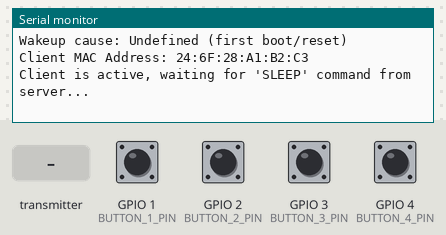
A sketch run on a simulated ESP32-C3. Parts: the last lines printed to the serial monitor. The inputs (shaded band) are chosen by the test bench; at power-on: GPIO 1 (BUTTON_1_PIN), GPIO 2 (BUTTON_2_PIN), GPIO 3 (BUTTON_3_PIN), GPIO 4 (BUTTON_4_PIN) HIGH. Not simulated (calls return 0 or success): secrets_local.h.

Above: at 1.2 s.
1.3 s: the transmitter starts sending command = SLEEP
At 1.61 s:
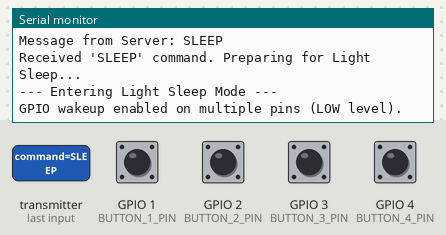
At 2.11 s:
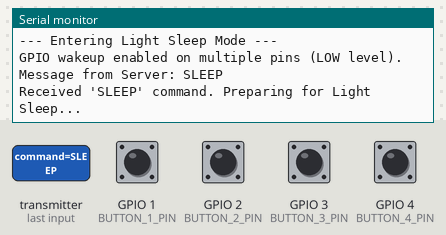

Measured:
- after the input at 1.3 s, the serial monitor: prints a new line at once (image 1)

The sketch:

esp32c3sm-esp-now-client.ino
```cpp
#include <esp_now.h>
#include <WiFi.h>
#include <esp_sleep.h>
#include "secrets_local.h"

// MAC Address of the Server ESP32-C3 (Replace with your server's MAC)
uint8_t serverMacAddress[] = SERVER_MAC_ADDRESS;

// Define button pins - Use GPIOs that support Light Sleep wakeup
#define BUTTON_1_PIN GPIO_NUM_1 // Assuming GPIO 1
#define BUTTON_2_PIN GPIO_NUM_2 // Assuming GPIO 2
#define BUTTON_3_PIN GPIO_NUM_3 // Assuming GPIO 3
#define BUTTON_4_PIN GPIO_NUM_4 // Assuming GPIO 4

// The maximum time (in microseconds) to stay in Light Sleep before waking up
#define SLEEP_TIMEOUT_US 30000000ULL // 30 seconds

// Structure for the data to be sent (Must match the Server structure)
typedef struct struct_message {
    int pressedButtons; // Bitmask for pressed buttons
    char messageType[10]; // "data" or "command"
} struct_message;

// Structure for the data to be received (Must match the Server structure)
typedef struct struct_command {
    char command[20]; // e.g., "SLEEP"
} struct_command;

struct_message clientTxData;
struct_command clientRxData;

// A flag to keep the client awake until the server command is received
bool stayActive = true;

// Function to print the wake-up reason
void print_wakeup_reason() {
    esp_sleep_wakeup_cause_t wakeup_reason = esp_sleep_get_wakeup_cause();

    Serial.print("Wakeup cause: ");
    switch (wakeup_reason) {
        case ESP_SLEEP_WAKEUP_TIMER:
            Serial.println("Timer");
            break;
        case ESP_SLEEP_WAKEUP_GPIO:
            Serial.println("GPIO");
            break;
        case ESP_SLEEP_WAKEUP_UNDEFINED:
            Serial.println("Undefined (first boot/reset)");
            break;
        default:
            Serial.printf("Other cause (%d)\n", wakeup_reason);
            break;
    }

    if (wakeup_reason == ESP_SLEEP_WAKEUP_GPIO) {
        // Read the level of the wakeup pin(s).
        uint64_t wakeup_pin_mask = esp_sleep_get_gpio_wakeup_status();
        Serial.printf("Wakeup GPIO Mask: 0x%llX\n", wakeup_pin_mask);
    }
}

// Callback when data is sent
void OnDataSent(const wifi_tx_info_t *tx_info, esp_now_send_status_t status) {
    const uint8_t *mac_addr = tx_info->des_addr; // Extract MAC address from new struct

    Serial.print("\nLast Packet Send Status to: ");
    for(int i=0; i<6; i++) {
        Serial.printf("%02X", mac_addr[i]);
        if(i<5) Serial.print(":");
    }
    Serial.print(" | Status: ");

    if (status == ESP_NOW_SEND_SUCCESS) {
        Serial.println("Delivery Success");
    } else {
        Serial.println("Delivery Fail");
    }
}

// Callback when data is received
void OnDataRecv(const esp_now_recv_info *recv_info, const uint8_t *incomingData, int len) {
    // const uint8_t *mac = recv_info->peer_addr; // MAC address is in the struct

    // We only care about the incoming data for the command
    memcpy(&clientRxData, incomingData, sizeof(clientRxData));
    Serial.printf("\nMessage from Server: %s\n", clientRxData.command);

    if (strcmp(clientRxData.command, "SLEEP") == 0) {
        // Received the command to go to sleep
        Serial.println("Received 'SLEEP' command. Preparing for Light Sleep...");
        stayActive = false;
    }
}

#define DEBOUNCE_N  5
uint16_t debounceBits(uint16_t inputBits) {
    static uint8_t count[16] = {0};
    const uint8_t MAX = DEBOUNCE_N * 2;
    uint16_t output = 0;
    for (uint8_t bit = 0; bit < 16; bit++) {
        uint16_t mask = 1 << bit;

        if (inputBits & mask) {
            if (count[bit] < MAX) count[bit]++;
            if (count[bit] == DEBOUNCE_N) count[bit] = MAX;
        } else {
            if (count[bit] > 0) count[bit]--;
            if (count[bit] == DEBOUNCE_N) count[bit] = 0;
        }
        if (count[bit] >= DEBOUNCE_N)
            output |= mask;
    }
    return output;
}


// Function to check button states and set the message payload
bool check_buttons() {
    static int previousButtons;
    clientTxData.pressedButtons = 0;

    // Check buttons (LOW when pressed due to pull-up)
    if (digitalRead(BUTTON_1_PIN) == LOW) clientTxData.pressedButtons |= (1 << 0);
    if (digitalRead(BUTTON_2_PIN) == LOW) clientTxData.pressedButtons |= (1 << 1);
    if (digitalRead(BUTTON_3_PIN) == LOW) clientTxData.pressedButtons |= (1 << 2);
    if (digitalRead(BUTTON_4_PIN) == LOW) clientTxData.pressedButtons |= (1 << 3);

    clientTxData.pressedButtons = debounceBits(clientTxData.pressedButtons);
    if(clientTxData.pressedButtons != previousButtons) {
        previousButtons = clientTxData.pressedButtons;
        return true;  // zmiana
    } else {
        return false; // brak zmian
    }
}

void setup() {
    Serial.begin(115200);
    stayActive = true; // initially active, server may request sleep

    // Initial setup for the button pins
    pinMode(BUTTON_1_PIN, INPUT_PULLUP);
    pinMode(BUTTON_2_PIN, INPUT_PULLUP);
    pinMode(BUTTON_3_PIN, INPUT_PULLUP);
    pinMode(BUTTON_4_PIN, INPUT_PULLUP);

    // Print wake-up reason for debugging
    print_wakeup_reason();

    // Configure Wi-Fi in Station mode
    WiFi.mode(WIFI_STA);

    // Initialize ESP-NOW
    if (esp_now_init() != ESP_OK) {
        Serial.println("Error initializing ESP-NOW");
        return;
    }
    Serial.print("Client MAC Address: ");
    Serial.println(WiFi.macAddress());

    // Register peer (Server)
    esp_now_peer_info_t peerInfo;
    memcpy(peerInfo.peer_addr, serverMacAddress, 6);
    peerInfo.channel = 0;
    peerInfo.encrypt = false;

    if (!esp_now_is_peer_exist(serverMacAddress)) {
        if (esp_now_add_peer(&peerInfo) != ESP_OK) {
            Serial.println("Failed to add peer");
            return;
        }
    }

    // Register send and receive callbacks
    esp_now_register_send_cb(OnDataSent);
    esp_now_register_recv_cb(OnDataRecv);

    // Check button status and prepare the message on wake-up
    check_buttons();

    Serial.println("Client is active, waiting for 'SLEEP' command from server...");
}

void loop() {
    // This loop runs when the client is in the active state (stayActive = true)
    if (stayActive) {

        if (check_buttons()) {
            strcpy(clientTxData.messageType, "data");
            Serial.printf("Buttons: %d. Sending message...\n", clientTxData.pressedButtons);
            esp_err_t result = esp_now_send(serverMacAddress, (uint8_t *) &clientTxData, sizeof(clientTxData));
            if (result != ESP_OK) {
                Serial.println("Error sending the data");
            } else {
                Serial.println("Data queued for sending.");
            }
        }

    } else {
        enter_light_sleep();
    }
}

// Function to configure and enter light sleep
void enter_light_sleep() {
    Serial.println("--- Entering Light Sleep Mode ---");

    // 1. Disable Wi-Fi/BT before sleep
    // Wi-Fi.mode(WIFI_OFF) is generally sufficient for ESP-NOW/Light Sleep
    WiFi.disconnect(true);
    WiFi.mode(WIFI_OFF);

    // 2. Configure Wake-up Sources

    // Enable Timer Wake-up
    // esp_sleep_enable_timer_wakeup(SLEEP_TIMEOUT_US);
    // Serial.printf("Timer wakeup set for %llu uS.\n", SLEEP_TIMEOUT_US);

    // Enable GPIO Wake-up for all 4 buttons (LOW level on press)
    // Note: The ESP32-C3 in Light Sleep can use gpio_wakeup_enable() for any GPIO.
    gpio_wakeup_enable(BUTTON_1_PIN, GPIO_INTR_LOW_LEVEL);
    gpio_wakeup_enable(BUTTON_2_PIN, GPIO_INTR_LOW_LEVEL);
    gpio_wakeup_enable(BUTTON_3_PIN, GPIO_INTR_LOW_LEVEL);
    gpio_wakeup_enable(BUTTON_4_PIN, GPIO_INTR_LOW_LEVEL);
    esp_sleep_enable_gpio_wakeup();
    Serial.println("GPIO wakeup enabled on multiple pins (LOW level).");

    // 3. Enter Light Sleep
    // The program will pause here. It will resume execution right after this call
    // when a wake-up source is triggered.
    esp_light_sleep_start();

    // --- Woken Up ---
    Serial.println("--- Woken up! ---");

    // Re-initialize to active state logic
    delay(100);
    // Restart active state flag check
    stayActive = false;
    // The setup() function handles the rest after wake-up (re-init Wi-Fi, check buttons, send data).
    // In Arduino, when waking from Light Sleep, the code continues from esp_light_sleep_start().
    // We can jump back to setup() or handle re-initialization here.

    // We *must* re-initialize Wi-Fi/ESP-NOW/Serial to be able to communicate again.

/*
    // Re-initialize WiFi/ESP-NOW environment (it was turned off before sleep)
    WiFi.mode(WIFI_STA);
    esp_now_init();

    // Re-register callbacks and peer (as re-init can clear them)
    esp_now_register_send_cb(OnDataSent);
    esp_now_register_recv_cb(OnDataRecv);

    // Re-add peer (check first to avoid error)
    if (!esp_now_is_peer_exist(serverMacAddress)) {
        esp_now_peer_info_t peerInfo;
        memcpy(peerInfo.peer_addr, serverMacAddress, 6);
        peerInfo.channel = 0;
        peerInfo.encrypt = false;
        esp_now_add_peer(&peerInfo);
    }
*/

    // Now, run the setup logic again to check the wake-up reason and send a message.
    setup();
}
```
